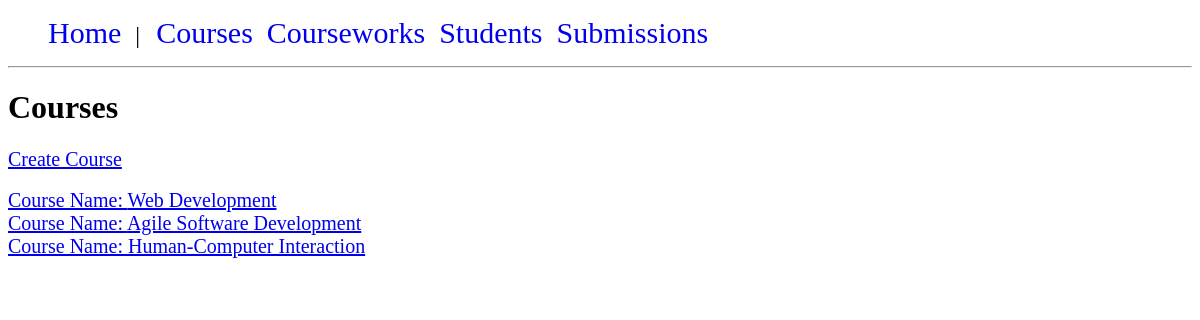
The app's page /courses/all_courses.php, older data.
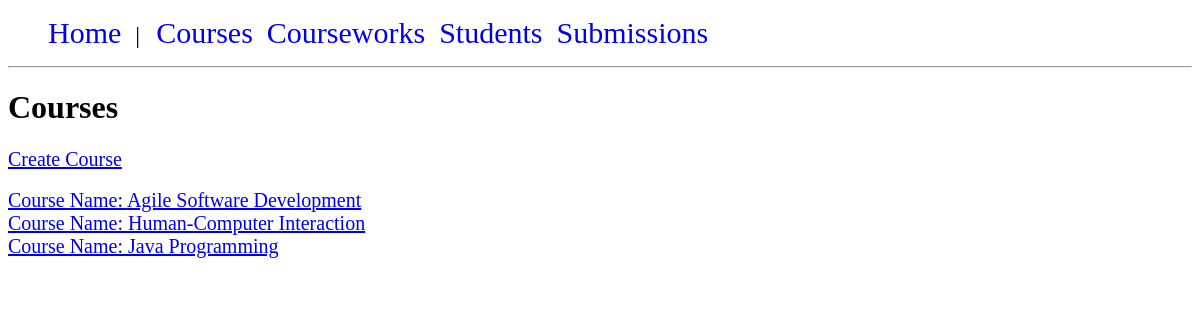
The same page, newer data.
### tables this page shows
CREATE TABLE "courses" (
	"course_id"	INTEGER NOT NULL PRIMARY KEY AUTOINCREMENT UNIQUE,
	"name"	TEXT(50) NOT NULL
);

### database/dbconnection.php (called while the page is built, shortened)
<?php
class DB {
    private static $instance = null;
    private static $pdo;
    public function __construct() {
        if (php_sapi_name() == "cli") {
            self::$pdo = new PDO("sqlite:database/courseworkapp.db");
        }
        else {
            self::$pdo = new PDO("sqlite:".$_SERVER['DOCUMENT_ROOT']."/database/courseworkapp.db");
        }
}
    public static function getInstance() : DB {
        if(!self::$instance)
        {
            self::$instance = new DB();
        }
        return self::$instance;
    }
    public static function run($sql, $params = NULL) {
        $stmt = self::$pdo->prepare($sql);
        $stmt->execute($params);
        return $stmt;
    }
}

### courses/course_functions.php (called while the page is built, shortened)
<?php
if (php_sapi_name() == "cli") {
    require_once getcwd() . '../database/dbconnection.php';
} else {
    require_once $_SERVER['DOCUMENT_ROOT'] . '/database/dbconnection.php';
}
function getAllCourses()
{
    $courses = DB::run("SELECT * FROM courses")->fetchAll(PDO::FETCH_ASSOC);
    return $courses;
}

### courses/all_courses.php (the view, shortened to what this page needs)
<?php
require_once 'course_functions.php';
$courses = getAllCourses();
echo '<h1>Courses</h1>';
echo "<a href='create_course_form.php'>Create Course</a>\n";
echo '<br>';
echo '<br>';
if ($courses) {
    foreach ($courses as $course) {
        echo "<a href='course_details.php?id=" . $course['course_id'] . "'> Course Name: " . $course['name'] . "</a>\n";
    }
} else {
    echo "<p>No courses available</p>";
}

Row changes from the older to the newer data that the page shows:
removed courses: name "Web Development"
added courses: name "Java Programming"
